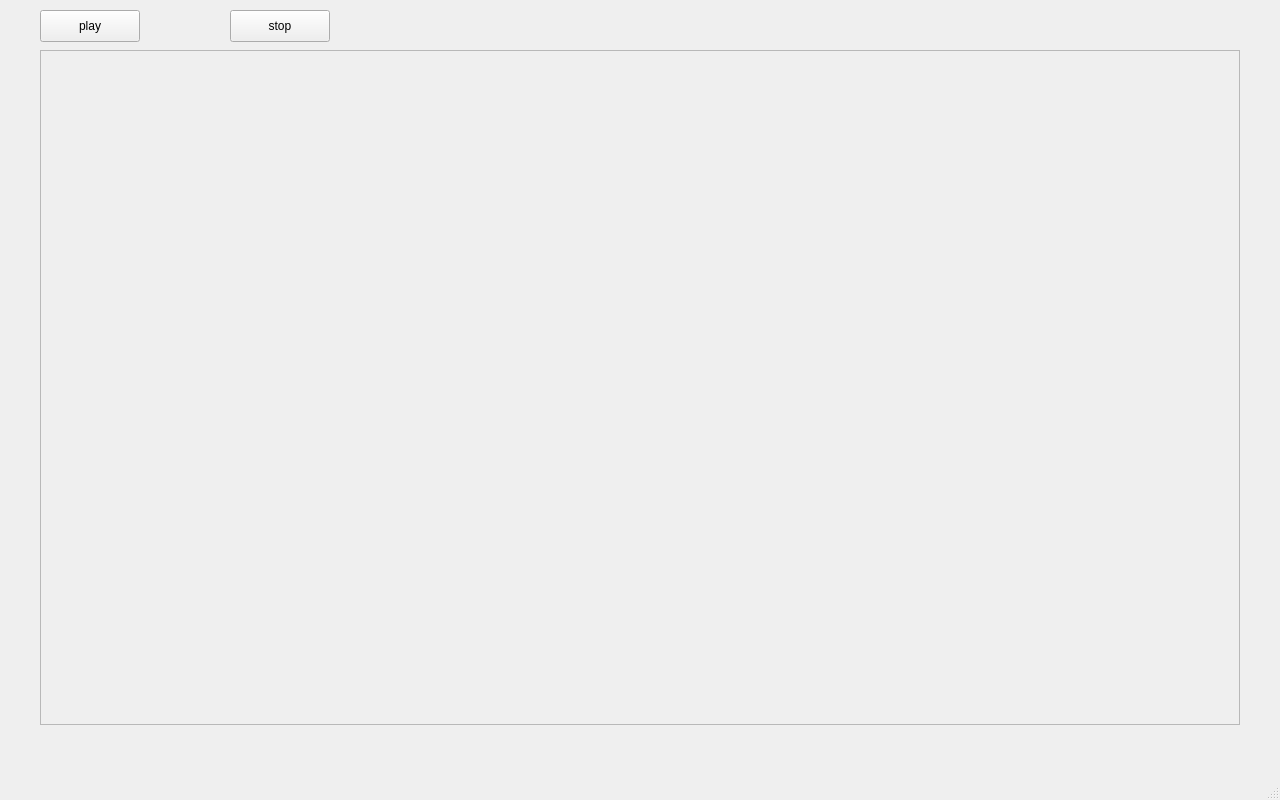
<?xml version="1.0" encoding="UTF-8"?>
<ui version="4.0">
 <class>MainWindow</class>
 <widget class="QMainWindow" name="MainWindow">
  <property name="geometry">
   <rect>
    <x>0</x>
    <y>0</y>
    <width>1280</width>
    <height>800</height>
   </rect>
  </property>
  <property name="windowTitle">
   <string>MainWindow</string>
  </property>
  <widget class="QWidget" name="centralwidget">
   <widget class="QPushButton" name="m_play_btn">
    <property name="geometry">
     <rect>
      <x>40</x>
      <y>10</y>
      <width>100</width>
      <height>32</height>
     </rect>
    </property>
    <property name="text">
     <string>play</string>
    </property>
   </widget>
   <widget class="QPushButton" name="m_stop_btn">
    <property name="geometry">
     <rect>
      <x>230</x>
      <y>10</y>
      <width>100</width>
      <height>32</height>
     </rect>
    </property>
    <property name="text">
     <string>stop</string>
    </property>
   </widget>
   <widget class="QFrame" name="labVideo">
    <property name="geometry">
     <rect>
      <x>40</x>
      <y>50</y>
      <width>1200</width>
      <height>675</height>
     </rect>
    </property>
    <property name="frameShape">
     <enum>QFrame::StyledPanel</enum>
    </property>
    <property name="frameShadow">
     <enum>QFrame::Raised</enum>
    </property>
   </widget>
  </widget>
  <widget class="QMenuBar" name="menubar">
   <property name="geometry">
    <rect>
     <x>0</x>
     <y>0</y>
     <width>1280</width>
     <height>24</height>
    </rect>
   </property>
  </widget>
  <widget class="QStatusBar" name="statusbar"/>
 </widget>
 <resources/>
 <connections/>
</ui>
